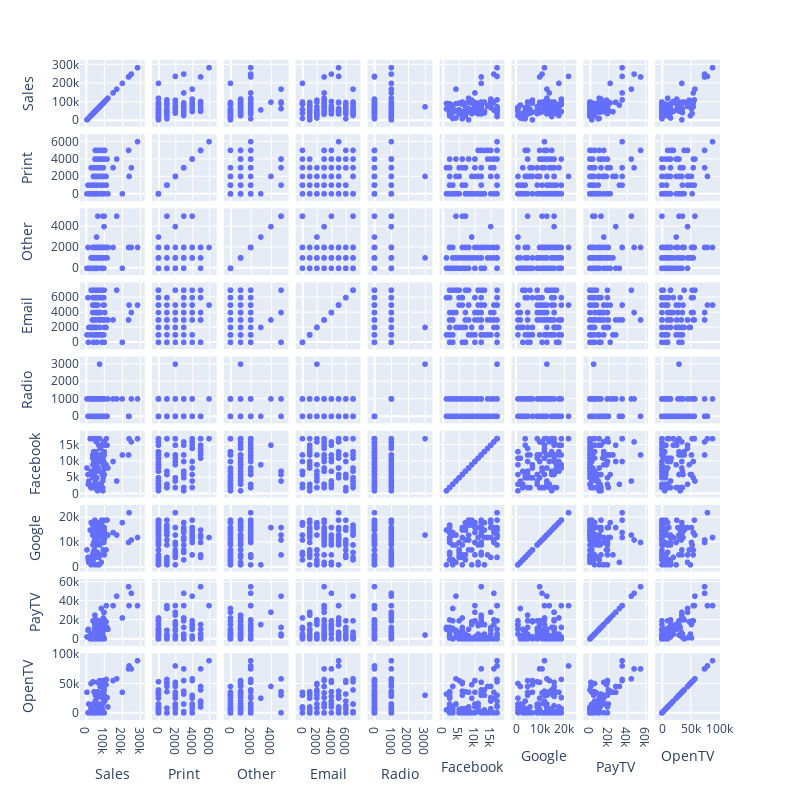

Notebook source saved alongside this figure:
### Code cell
px.scatter_matrix(data_CF, dimensions=['Sales']+medios, height=800, width=800)
